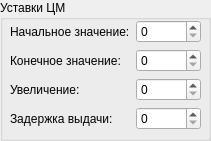
  <widget class="QGroupBox" name="groupBox_2">
   <property name="geometry">
    <rect>
     <x>10</x>
     <y>270</y>
     <width>211</width>
     <height>141</height>
    </rect>
   </property>
   <property name="title">
    <string>Уставки ЦМ</string>
   </property>
   <widget class="QWidget" name="gridLayoutWidget">
    <property name="geometry">
     <rect>
      <x>10</x>
      <y>20</y>
      <width>191</width>
      <height>111</height>
     </rect>
    </property>
    <layout class="QGridLayout" name="gridLayout">
     <item row="0" column="0">
      <widget class="QLabel" name="label_10">
       <property name="text">
        <string>Начальное значение:</string>
       </property>
      </widget>
     </item>
     <item row="1" column="1">
      <widget class="QSpinBox" name="sbDM2Stop">
       <property name="maximum">
        <number>255</number>
       </property>
      </widget>
     </item>
     <item row="0" column="1">
      <widget class="QSpinBox" name="sbDM2Start">
       <property name="maximum">
        <number>255</number>
       </property>
      </widget>
     </item>
     <item row="1" column="0">
      <widget class="QLabel" name="label_11">
       <property name="text">
        <string>Конечное значение:</string>
       </property>
      </widget>
     </item>
     <item row="2" column="0">
      <widget class="QLabel" name="label_12">
       <property name="text">
        <string>Увеличение:</string>
       </property>
      </widget>
     </item>
     <item row="2" column="1">
      <widget class="QSpinBox" name="sbDM2Increment">
       <property name="maximum">
        <number>255</number>
       </property>
      </widget>
     </item>
     <item row="3" column="0">
      <widget class="QLabel" name="label_16">
       <property name="text">
        <string>Задержка выдачи:</string>
       </property>
      </widget>
     </item>
     <item row="3" column="1">
      <widget class="QSpinBox" name="sbDM2Delay">
       <property name="maximum">
        <number>65536</number>
       </property>
      </widget>
     </item>
    </layout>
   </widget>
  </widget>
